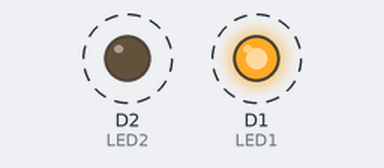
A sketch run on a simulated ESP8266 (NodeMCU). Shown: output pins drawn as LEDs (lit = HIGH). Dashed ring = blinking.

Above: at 0.2 s.
Timing chart, 0 to 5.3 s (numbered marks = the images above):
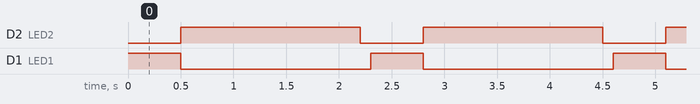

The sketch:

dosled.ino
```cpp
#define LED1 D1
#define LED2 D2

void setup() {
 pinMode(LED1,OUTPUT);
 pinMode(LED2,OUTPUT);
}

void loop() {
  digitalWrite(LED1,HIGH);
  delay(500);
  digitalWrite(LED1,LOW);
  digitalWrite(LED2,HIGH);
  delay(1700);
  digitalWrite(LED2,LOW);
  delay(100);
}
```

Measured:
- by itself, D2 (LED2): alternates HIGH for 1.7 s and LOW for 0.60 s
- by itself, D1 (LED1): alternates HIGH for 0.50 s and LOW for 1.8 s
- by itself, everything shown: repeats every 2.3 s, in 3 steps
